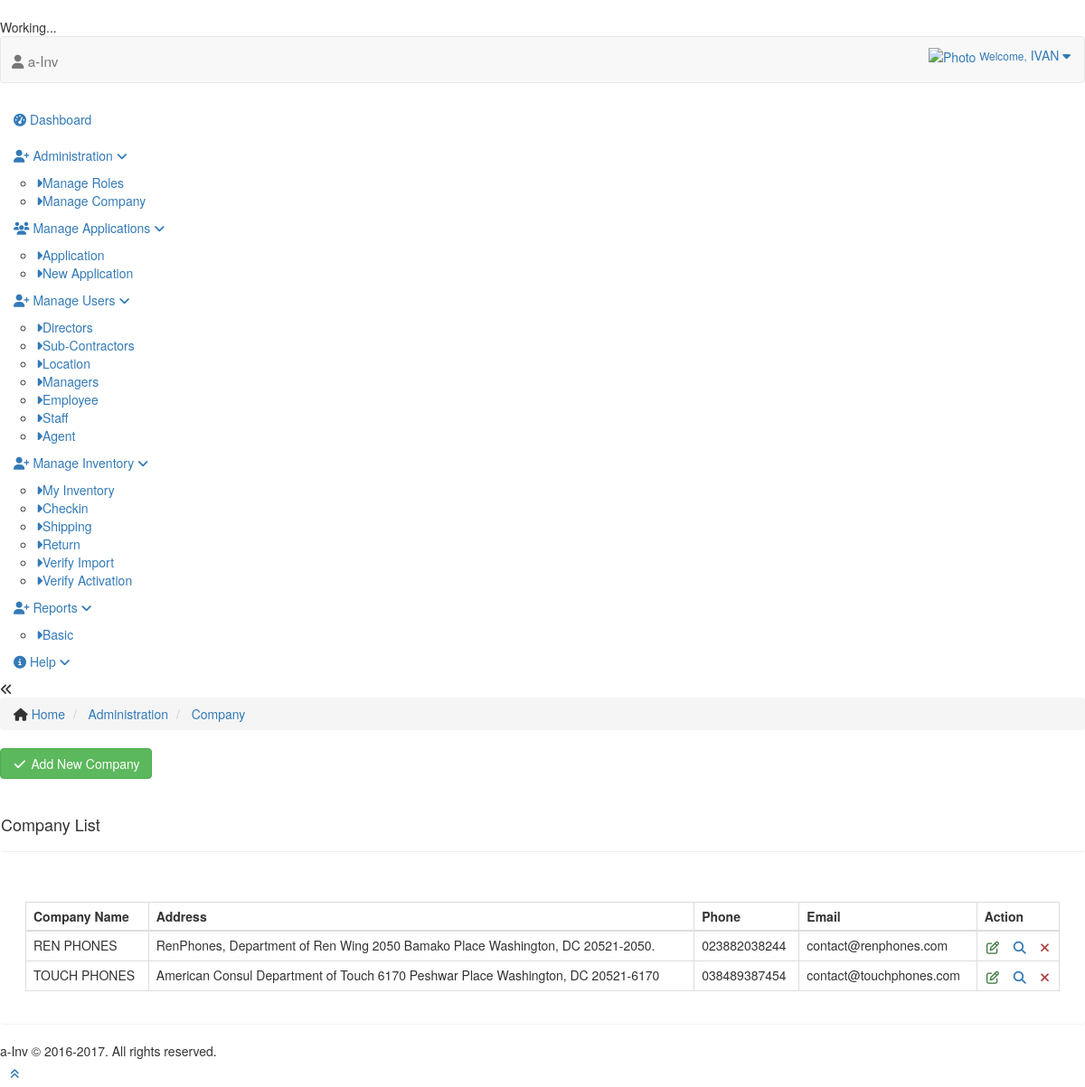
The page /admin/company (signed in) on the database its author committed.
### tables this page shows
CREATE TABLE IF NOT EXISTS `company` (
  `ID` bigint(21) NOT NULL AUTO_INCREMENT,
  `NAME` varchar(200) DEFAULT NULL,
  `TYPE` varchar(20) DEFAULT NULL,
  `ADDRESS` text,
  `PHONE` varchar(20) DEFAULT NULL,
  `WEBSITE` varchar(50) DEFAULT NULL,
  `EMAIL` varchar(50) DEFAULT NULL,
  `PARENT` bigint(21) DEFAULT '0',
  `STATUS` tinyint(2) DEFAULT '1',
  `SCS` tinyint(2) DEFAULT '1',
  PRIMARY KEY (`ID`)
);

### index.php (called while the page is built, shortened)
<?php
require 'application/libs/controller.php';
require 'application/libs/model.php';
$objApp = new Application();

### application/libs/model.php (called while the page is built, shortened)
<?php
	class Model {
		public $objDBConn = NULL;
		private function openDatabaseConnection() {
			$options = array( PDO::ATTR_DEFAULT_FETCH_MODE => PDO::FETCH_OBJ, PDO::ATTR_ERRMODE => PDO::ERRMODE_WARNING );
			$this->objDBConn = new PDO(DB_TYPE . ':host=' . DB_HOST . ';dbname=' . DB_NAME, DB_USER, DB_PASS, $options);
		}
		public function getData($arrData, $getAll = false) {
			$fields = ( $arrData [ 'FIELDS' ] == '' ) ? "*" : $arrData [ 'FIELDS' ];
			$table = $arrData [ 'TABLE' ];
			$where = ( $arrData [ 'WHERE' ] ) ? " WHERE " . $arrData [ 'WHERE' ] : "";
			$orderby = '';
			$limit = '';
			$groupby = '';
			$strQuery = "SELECT " . $fields . " FROM " . $table . $where . $groupby . $orderby . $limit;
			$objStmt = $this->objDBConn->prepare($strQuery);
			$objStmt->execute();
			return ( $getAll ) ? $objStmt->fetchAll() : $objStmt->fetch();
		}
	}

### application/libs/controller.php (called while the page is built, shortened)
<?php
	class Controller {
		public function loadModel($model_name) {
			if ( file_exists('application/models/' . strtolower($model_name) . '.php') ) {
				return new $strObj();
			}
		}
	}

### application/models/company.php (called while the page is built, shortened)
<?php
	class companyModel extends Model {
		function getCompanies($strType, $iCompany = 0, $isSCS = 0){
			$arrData[ 'FIELDS' ] = "ID, NAME, WEBSITE, PHONE, EMAIL, ADDRESS, SCS";
			$arrData[ 'TABLE' ] = COMPANY;
			$arrData[ 'WHERE' ] = "status = " . ACTIVE;
			$arrData[ 'WHERE' ] .= " AND TYPE = '". $strType ."'";
			$arrData[ 'WHERE' ] .= ( $iCompany > 0 ) ? " AND ID = " . $iCompany: "";
			$arrData[ 'WHERE' ] .= ( $isSCS > 0 ) ? " AND SCS = 1" : "";
			return $this->getData($arrData, true);
		}
	}

### application/views/company/index.php (the view, shortened to what this page needs)
<div class="main-content">
	<div class="main-content-inner">
		<div class="breadcrumbs ace-save-state" id="breadcrumbs">
			<ul class="breadcrumb">
				<li> <i class="ace-icon fa fa-home home-icon"></i> <a href="/home">Home</a> </li>
				<li> <a href="#">Administration</a> </li>
				<li> <a href="#">Company</a> </li>
			</ul>
			<div class="f-right">
				<button class="btn btn-success" type="button" onclick="javascript:location.href='/admin/addCompany'">
					<i class="ace-icon fa fa-fw fa-check"></i>
					Add New Company</button>
			</div>
		</div>
		<div class="page-content">
						<div class="panel">
							<div class="page-header">
								<h4>Company List</h4>
							</div>
							<div class="panel-body">
					<div class="">
				<div class="col-xs-12">
					<div class="clear">&nbsp;</div>
					<table id="simple-table" class="table  table-bordered table-hover">
						<thead>
							<tr>
								<th>Company Name</th>
								<th>Address</th>
								<th>Phone</th>
								<th>Email</th>
								<th>Action</th>
							</tr>
						</thead>
						<tbody>
						<?php
							if ( count($arrObjC) ) {
								foreach ( $arrObjC AS $arrObjCm ) {
									?>
									<tr>
										<td><?php echo $arrObjCm->NAME?></td>
										<td><?php echo $arrObjCm->ADDRESS?></td>
										<td><?php echo $arrObjCm->PHONE?></td>
										<td><?php echo $arrObjCm->EMAIL?></td>
										<td align="center">
											<div class="hidden-sm hidden-xs btn-group">
												<a href="/admin/company/edit/<?php echo $arrObjCm->ID ?>" title="Edit Details" class="text-success"><i class="ace-icon fa fa-edit bigger-120"></i></a> &nbsp;&nbsp;
												<a href="/admin/company/view/<?php echo $arrObjCm->ID ?>" title="View"><i class="ace-icon fa fa-search bigger-120"></i></a> &nbsp;&nbsp;
												<a href="javascript:delC(<?php echo $arrObjCm->ID ?>)" title="Delete Agent" class="text-danger"><i class="ace-icon fa fa-times bigger-120"></i></a>
										</td>
									</tr>
								<?php
								}
							} else {
								?>
									<tr>
										<td colspan="6">No Companies Found</td>
									</tr>
								<?php
							}
							?>
						</tbody>
					</table>
					</div>
				</div>
				</div>
			</div>
		</div>
	</div>
</div>

### rows shown on the page
company: NAME "REN PHONES", ADDRESS "RenPhones, Department of Ren Wing 2050 Bamako Place Washington, DC 20521-2050.", PHONE "023882038244", EMAIL "contact@renphones.com"
company: NAME "TOUCH PHONES", ADDRESS "American Consul Department of Touch 6170 Peshwar Place Washington, DC 20521-6170", PHONE "038489387454", EMAIL "contact@touchphones.com"

### other values the page prints
$objC->userFullName() "IVAN"
